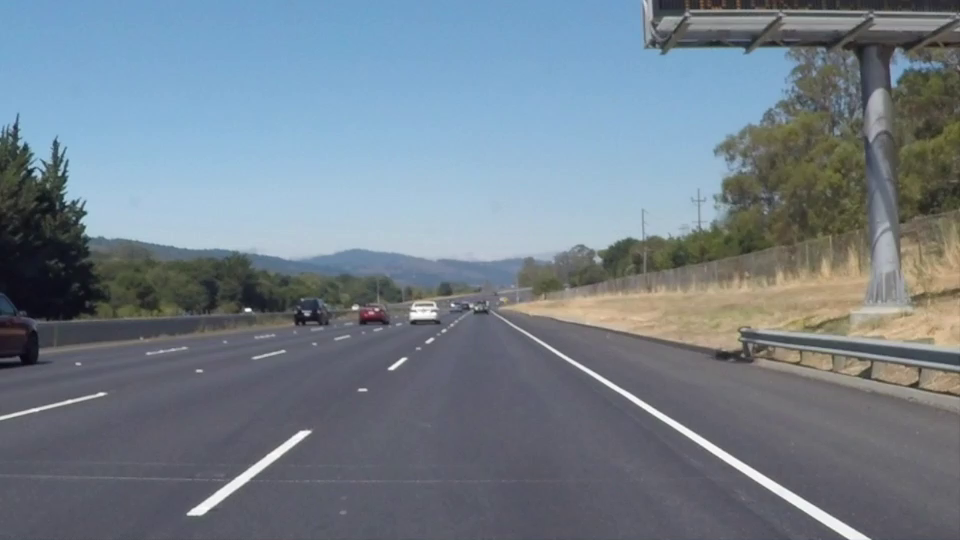
#> input picture scripts_aula/OpenCV_Sistemas_Autonomos_36_Exemplos/dados/pista_udacity.png, 960 x 540 px, found by its file name
$ python 02_cinza_e_cor.py   (older library calls are emulated)
#> lines starting #> are read from the running program, lines starting #| are printed output that depends on the picture
"""
EXEMPLO 02 - Conversão BGR para escala de cinza

O QUE ESTE CÓDIGO FAZ
Apresenta a imagem colorida e sua luminância aproximada.

COMO O CÓDIGO FUNCIONA
Aplica cv2.cvtColor(img,cv2.COLOR_BGR2GRAY) e compara os formatos.

POR QUE É IMPORTANTE NA DIREÇÃO AUTÔNOMA
Filtros derivativos costumam operar em intensidade, reduzindo os canais a analisar.

COMO EXPLICAR AOS ALUNOS
Este exemplo representa uma etapa pequena de um pipeline de percepção. Observe a
imagem inicial, os valores numéricos apresentados no terminal e as imagens geradas.
Compare alterações de parâmetros mantendo as demais condições constantes.

ATIVIDADE PRÁTICA
Compare com a conversão de outro frame.

COMO EXECUTAR
python exemplos/02_cinza_e_cor.py

SAÍDA
Uma ou mais figuras ou métricas serão salvas automaticamente em saidas/.
O programa pode ser executado diretamente: as funções estão neste próprio arquivo.
"""

import argparse
import csv
import json
import time
from pathlib import Path
import cv2
import numpy as np
import matplotlib
matplotlib.use("Agg")
import matplotlib.pyplot as plt

# Cada exemplo contém suas próprias funções; NÃO utiliza apoio.py.
# A pasta dados guarda apenas imagens de entrada. É permitido executar
# os exemplos em qualquer ordem, diretamente ou no Google Colab.
BASE = Path(__file__).resolve().parent.parent
DADOS = BASE / "dados"
RESULTADOS = BASE / "saidas" / Path(__file__).stem
RESULTADOS.mkdir(parents=True, exist_ok=True)


def ler(nome="pista_bev.png", cinza=False):
    """Abre uma imagem com verificação explícita de existência."""
#> called with nome = 'pista_udacity.png', cinza = False
    p = DADOS / nome
    imagem = cv2.imread(str(p), cv2.IMREAD_GRAYSCALE if cinza else cv2.IMREAD_COLOR)
#> imagem is the input picture: shape (540, 960, 3); mean B, G, R 138.4, 127.2, 114.8
    if imagem is None:
        raise FileNotFoundError(f"Imagem ausente: {p}. Execute o código com o ZIP extraído.")
    return imagem


def cinza(img):
    return cv2.cvtColor(img, cv2.COLOR_BGR2GRAY) if img.ndim == 3 else img
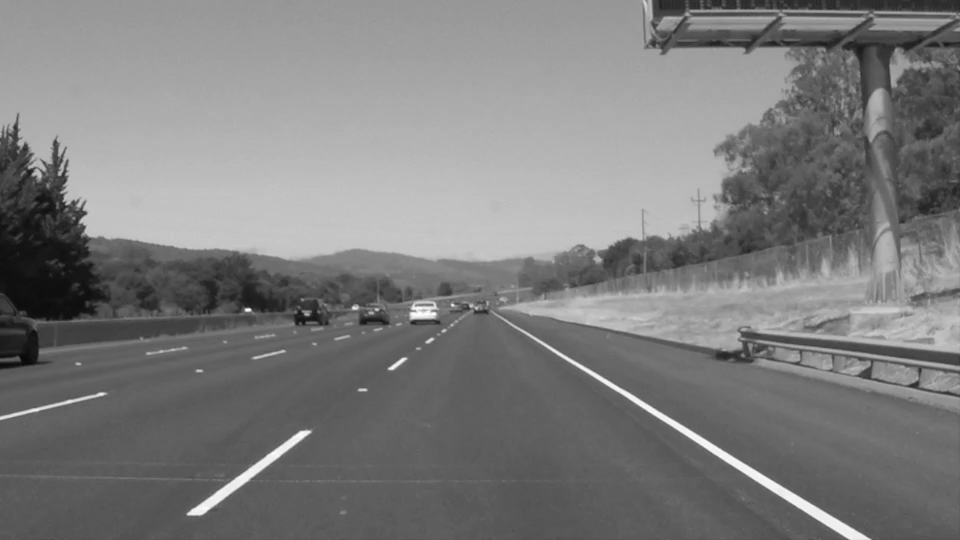
#> returned value: shape (540, 960); min 6, max 255, mean 124.7


# [38 lines left out: functions sombra, molhado, selecionar_cena, normalize8, not called in this run]


def mostrar(paineis,titulos,nome="painel.png",colunas=3):
    """Salva painel, sem depender de janelas gráficas (compatível com Colab)."""
#> called with nome = 'painel.png', colunas = 2
    n=len(paineis); linhas=(n+colunas-1)//colunas
    fig,ax=plt.subplots(linhas,colunas,figsize=(5*colunas,3.45*linhas),squeeze=False)
    for i, (im,t) in enumerate(zip(paineis,titulos)):
        a=ax.flat[i]
        if im.ndim==2: a.imshow(im,cmap="gray",vmin=0,vmax=255)
        else: a.imshow(cv2.cvtColor(im,cv2.COLOR_BGR2RGB))
        a.set_title(t,fontsize=11);a.axis("off")
    for a in ax.flat[n:]:a.axis("off")
    fig.tight_layout()
    p=RESULTADOS/nome
    fig.savefig(p,dpi=120,bbox_inches="tight");plt.close(fig)
#> after `fig.savefig(p, dpi=120, bbox_inches='tight')`:
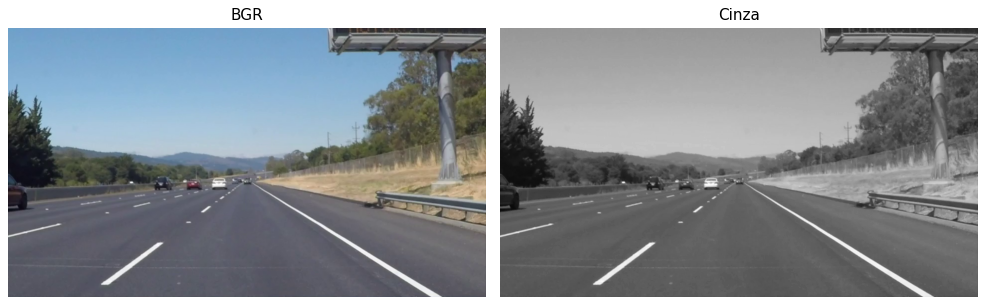
#> figure drawn by matplotlib, 2 panels
    print("Figura gerada:",p)
    return p


# [60 lines left out: functions operadores, avaliacao, banco_direcional, tabela, not called in this run]


# ---------------- EXPERIMENTO DESTE EXEMPLO ----------------
img=ler("pista_udacity.png"); gray=cinza(img);print("BGR:",img.shape,"cinza:",gray.shape);mostrar([img,gray],["BGR","Cinza"],colunas=2)

$ run again, with exemplos_tp2/Filtragem_Espacial_Bordas_40_Exemplos_Independentes/dados/pista_perspectiva.png copied over scripts_aula/OpenCV_Sistemas_Autonomos_36_Exemplos/dados/pista_udacity.png
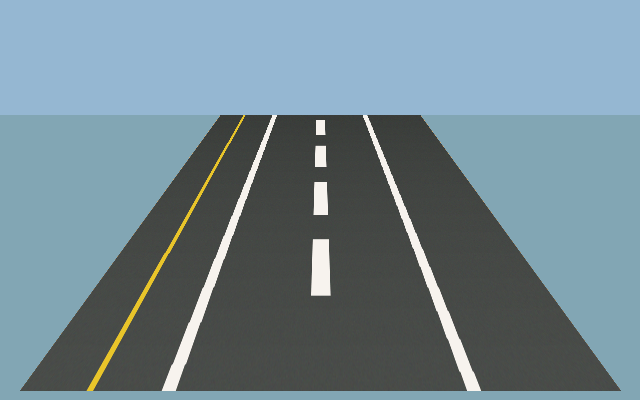
#> input picture exemplos_tp2/Filtragem_Espacial_Bordas_40_Exemplos_Independentes/dados/pista_perspectiva.png, 640 x 400 px, found by its file name
#> in ler, imagem is the input picture: shape (400, 640, 3); mean B, G, R 145.2, 135.6, 114.8
#> in cinza, `return cv2.cvtColor(img, cv2.COLOR_BGR2GRAY) if img.ndim == 3 else img`:
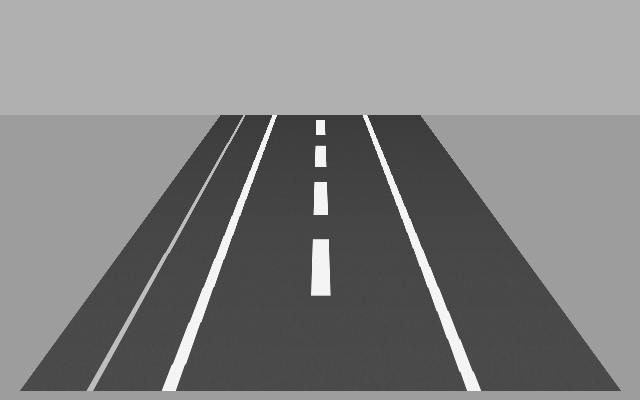
#> returned value: shape (400, 640); min 56, max 244, mean 130.5
#> in mostrar, `fig.savefig(p, dpi=120, bbox_inches='tight')`:
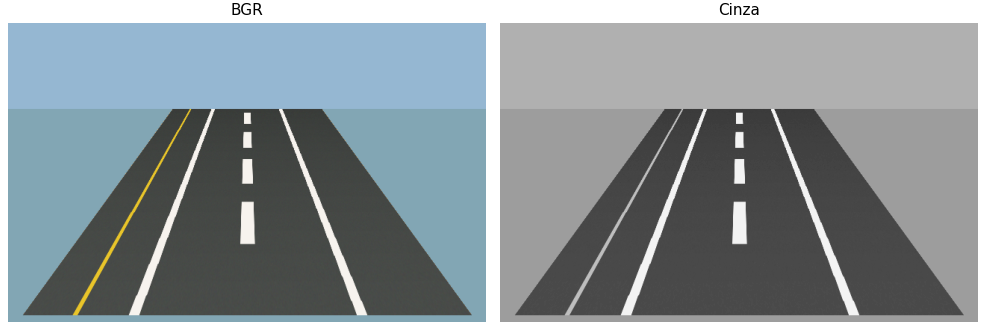
#> figure drawn by matplotlib, 2 panels
